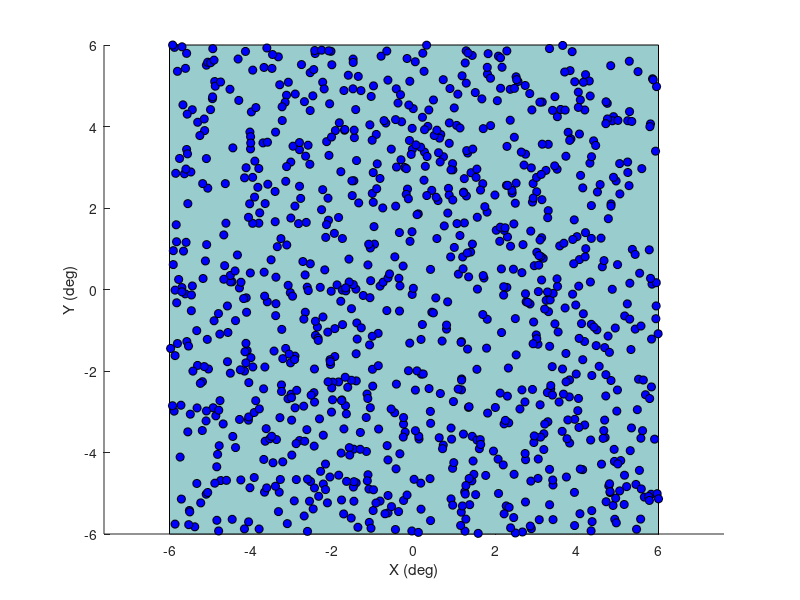

Recreate this plot in MATLAB. (Note: this script raises an error after producing the figure.)
%% perceptual dicision making
%  left or fight // 지각 자체? 결정 판단?

% about Moving dots
%% We'll start by using the Screen function's 'DrawDots' command to put up a stationary field of dots.
% We first need to define the positions of the dots.

% We'll define these positions in 'real world' coordinates,
% where (0,0) is the center of the screen, positve values of y are in the upper half of the screen,
% and the units will be in degrees of visual angle.

% Let's define a structure 'dots' that holds the parameters for the field of dots:
display.sreenNum = 0;

dots.nDots = 1000;                % number of dots
dots.color = [255,255,255];      % color of the dots
dots.size = 10;                   % size of dots (pixels)
dots.center = [0,0];           % center of the field of dots (x,y)
dots.apertureSize = [12,12];     % size of rectangular aperture [w,h] in degrees.
%% Now we'll define a random position within the aperture for each of the dots.

% 'dots.x' and 'dots.y'will hold the x and y positions for each dot.

dots.x = (rand(1,dots.nDots)-.5)*dots.apertureSize(1) + dots.center(1);
dots.y = (rand(1,dots.nDots)-.5)*dots.apertureSize(2) + dots.center(2);

%% What's the logic here? 'rand(dots.nDots,1)' generates a column vector dots.nDots
% long of random numbers between 0 and 1. To change that range to fit the aperture
% we subtract .5 from those numbers, multiply them by the aperture size, and add the center offset.

% Get it?

% For fun we can plot those positions on top of an aperture in a regular matlab figure:

figure(1)
clf
%draw the aperture
patch([-.5,-.5,.5,.5]*dots.apertureSize(1)+dots.center(1), ...
    [-.5,.5,.5,-.5]*dots.apertureSize(2)+dots.center(2),[.60,.8,.8]);
hold on
plot(dots.x,dots.y,'ko','MarkerFaceColor','b');

xlabel('X (deg)');
ylabel('Y (deg)');
axis equal
axis tight
%% Although this section isn't really about plotting, it's worth noting some of the tricks
% used to make this plot. The 'patch' function draws a gray patch before plotting the dots. [.8,.8,.8]
% refers to the [r,g,b] values for the color of the patch.
% Note that psychToolbox uses values between 0 and 255 (for an 8-bit monitor) for colors,
% but Matlab's figures use values between 0 and 1.

% 'hold on' allows subsequent plotting commands to draw on top of the existing plot,
% rather than erasing and starting fresh.
% 'MarkerFaceColor' is an optional attribute that you can send into the plot command
% to set the color of the symbols (in this case the symbols are black-bordered circles, defined by 'ko').

% 'axis equal' makes the aspect ratio equal for y and x so that the box will be rectangular.

% 'axis tight' places the axes tightly around the data points.

% Next we'll convert these dot positions from visual angle into pixel coordinates.
% To do this, we need three pieces of information:

% The pixel resolution of the screen
% The width of the screen in real units (we'll use centimeters)
% The distance of the screen from the observer in centimeters.
% To do this right you'll need a ruler. For this example I'll use numbers that approximate the dimensions I have on my laptop for me sitting in my office. We'll put these values in the 'display' structure:
display.dist = 50;  %viewing distance (cm)
display.width = 30; %width of screen (cm)
%% We need to determine the screen resolution, too. We can do this
% by calling Screen's 'Resolution' function
% which returns a structure holding the values we want:

tmp = Screen('Resolution',0);
% display.resolution = [tmp.width,tmp.height];
% Or we can hard code the values in ourselves:

display.resolution = [1440 , 900];
%% Converting from visual angle to pixels and back isn't hard.
 % If a is the visual angle, d is the distance to the monitor,
 % and x is the number of pixels on the screen, then:

% tan((x/2)/d)) = a/2

% Converting from visual angle to pixels is done by solving for a:

% a = 2\tan{\frac{x}{2d}}

% and converting from pixels to visual angle is done by solving for x:

% x = 2d\tan^{-1}\frac{a}{2}

% I've written two functions that perform these calculations: pix2angle and angle2pix.
% Both take in the 'display' structure as the first argument.
% You can see how they're used by using 'help', and you can of course look at the code itself.

% For this example we need 'angle2pix':
pixpos.x = angle2pix(display,dots.x);
pixpos.y = angle2pix(display,dots.y);
%
% This generates pixel positions, but they're centered at [0,0].  The last
% step for this conversion is to add in the offset for the center of the
% screen:
%
pixpos.x = pixpos.x + display.resolution(1)/2;
pixpos.y = pixpos.y + display.resolution(2)/2;
%
% We can make a similar plot of the pixel positions:
figure(2)
clf
plot(pixpos.x,pixpos.y,'ko','MarkerFaceColor','b');
set(gca,'XLim',[0,display.resolution(1)]);
set(gca,'YLim',[0,display.resolution(2)]);
xlabel('X (pixels)');
ylabel('Y (pixels)');
axis equal
axis tight
%% The 'DrawDots' command

% We're ready to show these dots using the 'Screen' function and
% the 'DrawDots' command. You can learn more about 'DrawDots' by typing Screen('DrawDots?');

% Note that the last two arguments in the DrawDots command are the center of the screen [0,0] and
% the 'dot type' which when set to 1 draws circular dots (rather than square dots by default).

% Screen('DrawDots', windowPtr, xy [,size] [,color] [,center] [,dot_type]);

try
    display.skipChecks=1;
    display = OpenWindow(display);
    Screen('DrawDots',display.windowPtr,[pixpos.x;pixpos.y], dots.size, dots.color,[0,0],1);
    Screen('Flip',display.windowPtr);
    pause(2)
catch ME
    Screen('CloseAll');
    rethrow(ME)
end
Screen('CloseAll');
%% Now let's make them move! We need to define some timing and motion parameters,
% which we'll append to the 'dots' structure:

dots.speed = 3;       %degrees/second
dots.duration = 5;    %seconds
dots.direction = 30;  %degrees (clockwise from straight up)

%% Our First Animation

% Animation is performed by updating the dot position on each frame and re-drawing the frame.
% We need to know the frame-rate of our monitor so that we can calculate how much
% we need to change the dot positions on each frame.
% Fortunately, our 'OpenWindow' function appends the field 'frameRate' to the 'display' structure.

% The distance traveled by a dot (in degrees) is the speed (degrees/second)
% divided by the frame rate (frames/second).
% The units cancel, leaving degrees/frame which makes sense.
% Basic trigonometry (sines and cosines) allows us to determine how much the changes
% in the x and y position.

% So the x and y position changes, which we'll call dx and dy, can be calculated by:

dx = dots.speed*sin(dots.direction*pi/180)/display.frameRate;
dy = -dots.speed*cos(dots.direction*pi/180)/display.frameRate;

%% The total number of frames for the animation is determined by the duration (seconds)
% multiplied by the frame rate (frames/second). Although it's a simple calculation,
% I've made a function to convert from seconds to frames so I don't ever have to think about it again:

nFrames = secs2frames(display,dots.duration);

%% We're ready to animate:
try
    display = OpenWindow(display);
    for i=1:nFrames
        % convert from degrees to screen pixels
        pixpos.x = angle2pix(display,dots.x)+ display.resolution(1)/2;
        pixpos.y = angle2pix(display,dots.y)+ display.resolution(2)/2;

        Screen('DrawDots',display.windowPtr,[pixpos.x;pixpos.y], dots.size, dots.color,[0,0],1);
        %update the dot position
        dots.x = dots.x + dx;
        dots.y = dots.y + dy;

        Screen('Flip',display.windowPtr);
    end
catch ME
    Screen('CloseAll');
    rethrow(ME)
end
Screen('CloseAll');
%% Keeping the Dots in the Aperture

% Oops! We're almost there. We need to deal with dots moving beyond the edge of the aperture.
% This requrires a couple more lines of code:

% First we'll calculate the left, right top and bottom of the aperture (in degrees)
l = dots.center(1)-dots.apertureSize(1)/2;
r = dots.center(1)+dots.apertureSize(1)/2;
b = dots.center(2)-dots.apertureSize(2)/2;
t = dots.center(2)+dots.apertureSize(2)/2;

%% New random starting positions

dots.x = (rand(1,dots.nDots)-.5)*dots.apertureSize(1) + dots.center(1);
dots.y = (rand(1,dots.nDots)-.5)*dots.apertureSize(2) + dots.center(2);

try
    display = OpenWindow(display);
    for i=1:nFrames
        %convert from degrees to screen pixels
        pixpos.x = angle2pix(display,dots.x)+ display.resolution(1)/2;
        pixpos.y = angle2pix(display,dots.y)+ display.resolution(2)/2;

        Screen('DrawDots',display.windowPtr,[pixpos.x;pixpos.y], dots.size, dots.color,[0,0],1);
        %update the dot position
        dots.x = dots.x + dx;
        dots.y = dots.y + dy;

        %move the dots that are outside the aperture back one aperture
        %width.
        dots.x(dots.x<l) = dots.x(dots.x<l) + dots.apertureSize(1);
        dots.x(dots.x>r) = dots.x(dots.x>r) - dots.apertureSize(1);
        dots.y(dots.y<b) = dots.y(dots.y<b) + dots.apertureSize(2);
        dots.y(dots.y>t) = dots.y(dots.y>t) - dots.apertureSize(2);

        Screen('Flip',display.windowPtr);
    end
catch ME
    Screen('CloseAll');
    rethrow(ME)
end
Screen('CloseAll');
% Note how we dealt with the dots that had moved outside the aperture.
% You might think that if a dot moves off, say, the left edge,
% then we would place it over on the right side of the aperture.
% The problem with this is that it disrupts the randomness of the dot field -
% dots will tend to form lines parallel to the aperture edges.
%% Limited Lifetime Dots
% This isn't actually the way vision researchers and physiologists do it.
% The problem is that you can track the individual dots,
% which makes this a sort of 'type 2' motion stimulus.
% To tap in to the 'motion energy' system of the visual system
% we need to make the dots untrackable. One way to do this is to give them
% 'limited lifetime' so that each dot moves to a random place after moving
% for a certain number of frames. Here's one way to do it:

dots.lifetime = 12;  %lifetime of each dot (frames)
%% First we'll calculate the left, right top and bottom of the aperture (in degrees)

l = dots.center(1)-dots.apertureSize(1)/2;
r = dots.center(1)+dots.apertureSize(1)/2;
b = dots.center(2)-dots.apertureSize(2)/2;
t = dots.center(2)+dots.apertureSize(2)/2;

%% New random starting positions

dots.x = (rand(1,dots.nDots)-.5)*dots.apertureSize(1) + dots.center(1);
dots.y = (rand(1,dots.nDots)-.5)*dots.apertureSize(2) + dots.center(2);

%% Each dot will have a integer value 'life' which is how many frames the dot has been going.
% The starting 'life' of each dot will be a random number between 0 and dots.lifetime-1
% so that they don't all 'die' on the same frame:

dots.life = ceil(rand(1,dots.nDots)*dots.lifetime);

try
    display = OpenWindow(display);
    for i=1:nFrames
        %convert from degrees to screen pixels
        pixpos.x = angle2pix(display,dots.x)+ display.resolution(1)/2;
        pixpos.y = angle2pix(display,dots.y)+ display.resolution(2)/2;

        Screen('DrawDots',display.windowPtr,[pixpos.x;pixpos.y], dots.size, dots.color,[0,0],1);
        %update the dot position
        dots.x = dots.x + dx;
        dots.y = dots.y + dy;

        %move the dots that are outside the aperture back one aperture
        %width
        dots.x(dots.x<l) = dots.x(dots.x<l) + dots.apertureSize(1);
        dots.x(dots.x>r) = dots.x(dots.x>r) - dots.apertureSize(1);
        dots.y(dots.y<b) = dots.y(dots.y<b) + dots.apertureSize(2);
        dots.y(dots.y>t) = dots.y(dots.y>t) - dots.apertureSize(2);

        %increment the 'life' of each dot
        dots.life = dots.life+1;

        %find the 'dead' dots
        deadDots = mod(dots.life,dots.lifetime)==0;

        %replace the positions of the dead dots to a random location
        dots.x(deadDots) = (rand(1,sum(deadDots))-.5)*dots.apertureSize(1) + dots.center(1);
        dots.y(deadDots) = (rand(1,sum(deadDots))-.5)*dots.apertureSize(2) + dots.center(2);

        Screen('Flip',display.windowPtr);
    end
catch ME
    Screen('CloseAll');
    rethrow(ME)
end
Screen('CloseAll');
%% Using a Circular Aperture

% Circular apertures are common for moving fields of dots.
% An easy way to restrict our dots to a circular (or more generally an elliptical) aperture
% is to use the equation of an ellipse to create a binary 'mask'.
% The equation of an ellipse is:

% frac{(x-x_c)}{a^2} + \frac{(y-y_c)}{b^2} <1

% where $x_c$ and $y_c$ is the center
try
    display = OpenWindow(display);

    %Use the equation of an ellipse to determine which dots fall inside.
    goodDots = (dots.x-dots.center(1)).^2/(dots.apertureSize(1)/2)^2 + ...
    (dots.y-dots.center(2)).^2/(dots.apertureSize(2)/2)^2 < 1;

    pixpos.x = angle2pix(display,dots.x)+ display.resolution(1)/2;
    pixpos.y = angle2pix(display,dots.y)+ display.resolution(2)/2;

    %Draw only the 'good dots'
    Screen('DrawDots',display.windowPtr,[pixpos.x(goodDots);pixpos.y(goodDots)], dots.size, dots.color,[0,0],1);
    
    Screen('Flip',display.windowPtr);
catch ME
    Screen('CloseAll');
    rethrow(ME)
end
Screen('CloseAll');
%% Exercises
% Use what we just learned to make the dots move within a circular aperture.
% Give each dot direction a random number to create an 'uncorrelated noise' stimulus.
% Hint: instead of dx and dy being a single number, make them vectors of length dots.nDots.
% How many dots can you draw? If you have too many dots,
% it'll take more than a frame's duration to calculate and draw and you'll start 'skipping frames'.
% Adjust 'dots.nDots' to see where the timing starts breaking.

% 모니터, 하드웨어가 좋으면 해결될 수 있음.
% 아주 많이 늘리지 않는 이상 발생하지 않음.

try
    display = OpenWindow(display);
    for j=1: dots.nDots
        dots.direction = randperm(dots.nDots,1);
        dx(j) = dots.speed*sin(dots.direction*pi/180)/display.frameRate;
        dy(j) = -dots.speed*cos(dots.direction*pi/180)/display.frameRate;
    end
    tic

    for i=1:nFrames
        %convert from degrees to screen pixels
        pixpos.x = angle2pix(display,dots.x)+ display.resolution(1)/2;
        pixpos.y = angle2pix(display,dots.y)+ display.resolution(2)/2;
        
        goodDots = (dots.x-dots.center(1)).^2/(dots.apertureSize(1)/2)^2 + ...
        (dots.y-dots.center(2)).^2/(dots.apertureSize(2)/2)^2 < 1;

        Screen('DrawDots',display.windowPtr,[pixpos.x(goodDots);pixpos.y(goodDots)], dots.size, dots.color,[0,0],1);

        %move the dots that are outside the aperture back one aperture
        %width.
        dots.x(dots.x<l) = dots.x(dots.x<l) + dots.apertureSize(1);
        dots.x(dots.x>r) = dots.x(dots.x>r) - dots.apertureSize(1);
        dots.y(dots.y<b) = dots.y(dots.y<b) + dots.apertureSize(2);
        dots.y(dots.y>t) = dots.y(dots.y>t) - dots.apertureSize(2);
        %update the dot position
        dots.x = dots.x + dx;
        dots.y = dots.y + dy;
        
        Screen('Flip',display.windowPtr);
    end
    toc
catch ME
    Screen('CloseAll');
    rethrow(ME)
end
Screen('CloseAll');
